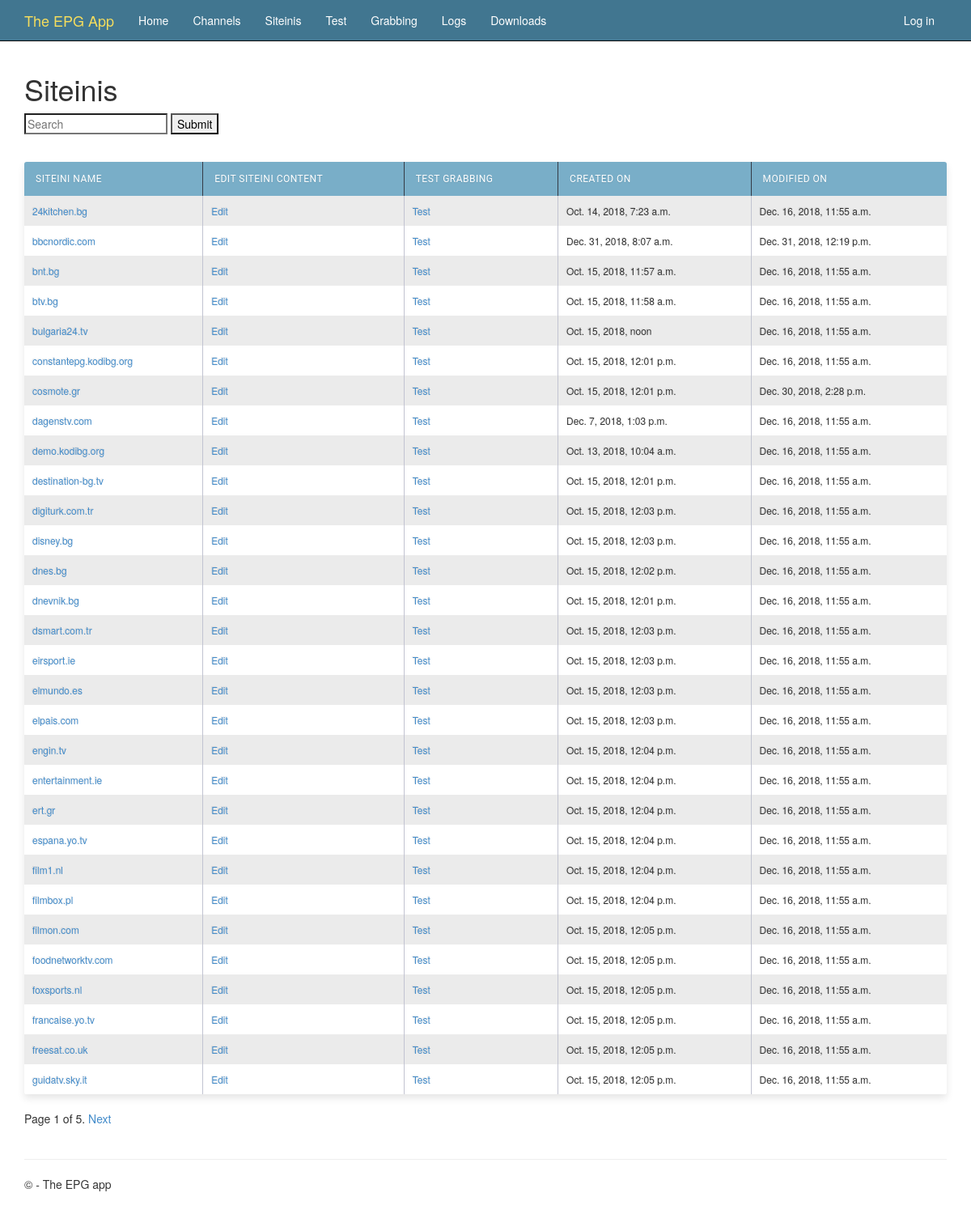
/siteinis/, run on an earlier commit of the app's database.
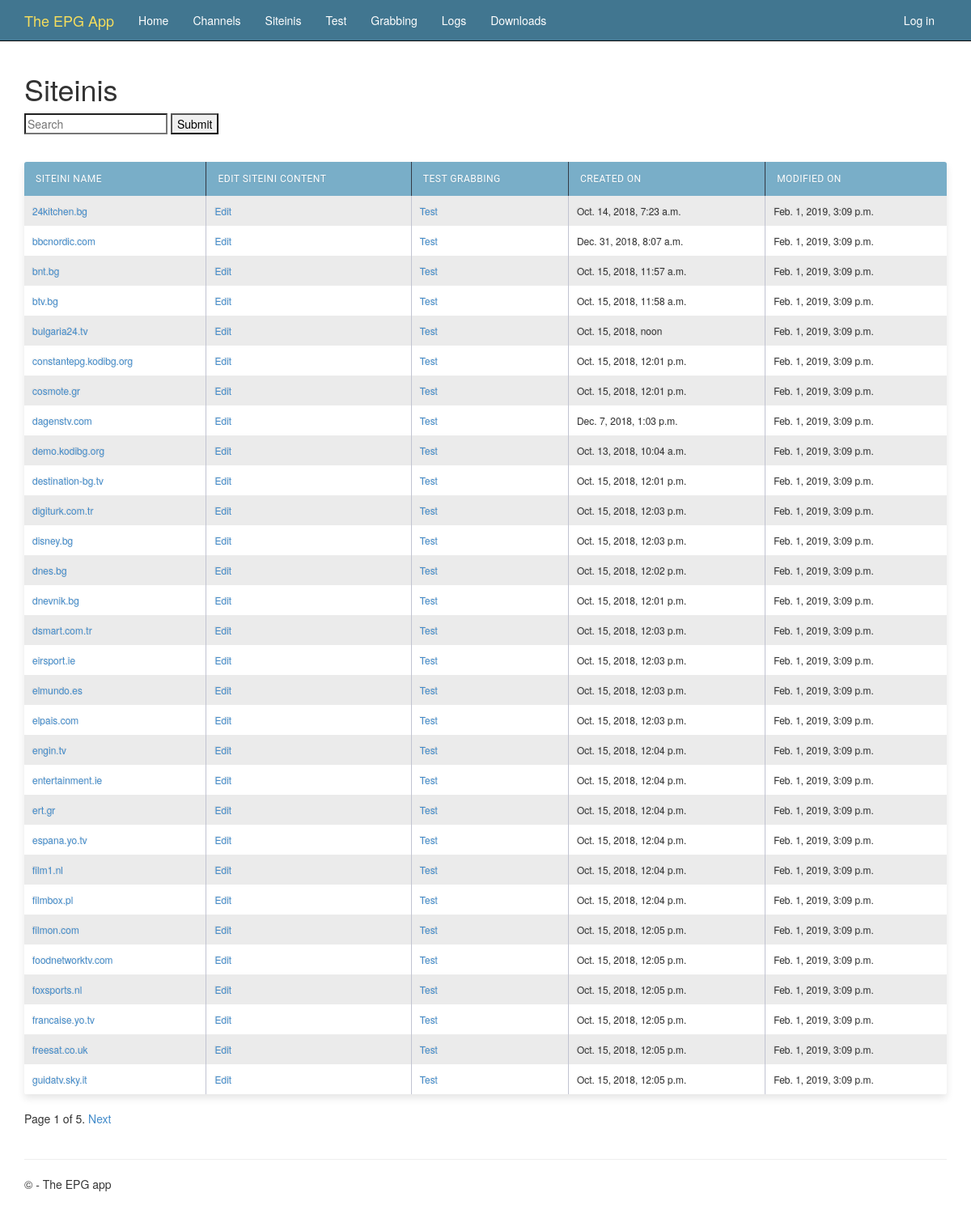
And on a later commit of the database.
### epgapp/models.py (models this page shows, shortened)
class Siteini(models.Model):
  import uuid
  name     = models.CharField('Name of siteini file', max_length=32)
  slug     = models.SlugField('Slug', unique=False, default="", help_text='How it appears in URL')
  enabled  = models.BooleanField(default=True)
  content  = models.TextField()
  created  = models.DateTimeField(auto_now_add=True)
  modified = models.DateTimeField(auto_now=True)
  def get_absolute_url(self):
    return reverse('siteini-detail', args=[str(self.slug)])
  class Meta:
    ordering = ['name']
    verbose_name_plural = '       Siteinis'

### epgapp/views.py (the view)
# urls.py: url(r'^siteinis/$', epgapp.views.SiteiniListView.as_view(), name='siteini-list'),
class SiteiniListView(ListView):
    model = Siteini
    paginate_by = 30
    def get_context_data(self, **kwargs):
        context = super().get_context_data(**kwargs)
        context['now'] = timezone.now()
        return context
    def get_queryset(self):
      result = super(SiteiniListView, self).get_queryset()
      q = self.request.GET.get('q')
      if q:
        result = result.filter(name__icontains=q)
      return result

### epgapp/templates/epgapp/siteini_list.html (shortened to what this page needs)
{% extends "layout.html" %}
{% block content %}
<h1>Siteinis</h1>
<form id="searchform" action="{% url 'siteini-list' %}" method="GET" accept-charset="utf-8">
    <input class="searchfield" id="searchbox" name="q" type="text" placeholder="Search">
    <input class="" type="submit" value="Submit"/>
</form>
<br />
<table class="maintable">
    <thead>
        <tr>
            <th>Siteini name</th>
            <th>Edit siteini content</th>
            <th>Test grabbing</th>
            <th>Created on</th>
            <th>Modified on</th>
        </tr>
    </thead>
    <tbody>
    {% for o in object_list %}
        {% if o.enabled %}
        <tr>
            <td><a href="{{ o.get_absolute_url }}">{{ o.name }}</a></td>
            <td><a href="{% url 'admin:epgapp_siteini_change' o.id %}">Edit</a></td>
            <td><a href="{% url 'siteini-test' %}#{{o.name}}">Test</a></td>
            <td>{{ o.created }}</td>
            <td>{{ o.modified }}</td>
        </tr>
        {% endif %}
    {% empty %}
        <tr><td colspan="3">No stats yet.</td></tr>
    {% endfor %}
    </tbody>
</table>
{% if is_paginated %}
    <div class="pagination">
        <span class="page-links">
            <span class="page-current">
                Page {{ page_obj.number }} of {{ page_obj.paginator.num_pages }}.
            </span>
            {% if page_obj.has_next %}
                <a href="{% url 'siteini-list' %}?page={{ page_obj.next_page_number }}">Next</a>
            {% endif %}
        </span>
    </div>
{% endif %}
{% endblock %}

### epgapp/templates/layout.html (shortened to what this page needs)
﻿<!DOCTYPE html>
<html>
<head>
    {% load staticfiles %}
    <link rel="stylesheet" type="text/css" href="{% static 'content/bootstrap.css' %}" />
    <link rel="stylesheet" type="text/css" href="{% static 'content/site.css' %}" />
</head>
<body>
    <div class="navbar navbar-inverse navbar-fixed-top">
        <div class="container">
            <div class="navbar-header">
                <a href="/" class="navbar-brand">The EPG App</a>
            </div>
            <div class="navbar-collapse collapse">
                <ul class="nav navbar-nav">
                    <li><a href="{% url 'channel-list' %}"><span>Home</span></a></li>
                    <li><a href="{% url 'channel-list' %}"><span>Channels</span></a></li>
                    <li><a href="{% url 'siteini-list' %}"><span>Siteinis</span></a>
                    <li><a href="{% url 'siteini-test' %}"><span>Test</span></a></li>
                    <li><a href="{% url 'grabbing' %}"><span>Grabbing</span></a></li>
                    <li><a href="/logs/"><span>Logs</span></a></li>
                    <li><a href="{% url 'downloads-url' %}"><span>Downloads</span></a>
                </ul>
                {% include 'registration/loginpartial.html' %}
            </div>
        </div>
    </div>
    <div class="container body-content">
    {% block content %}{% endblock %}
        <hr/>
        <footer>
            <p>&copy; {{ year }} - The EPG app</p>
        </footer>
    </div>
</body>
</html>

### epgapp/templates/registration/loginpartial.html
{% if user.is_authenticated %}
<form id="logoutForm" action="/logout" method="post" class="navbar-right">
    {% csrf_token %}
    <ul class="nav navbar-nav navbar-right">
        <li><span class="navbar-brand">Hello {{ user.username }}!</span></li>
        <li><a href="{% url 'admin:index' %}">Administration</a></li>
        <li><a href="javascript:document.getElementById('logoutForm').submit()">Log off</a></li>
    </ul>
</form>
{% else %}
<ul class="nav navbar-nav navbar-right">
    <li><a href="{% url 'login' %}">Log in</a></li>
</ul>
{% endif %}

### epgapp/static/content/site.css (style rules this page uses)
body { padding-top: 50px; padding-bottom: 20px; }
.body-content { padding-left: 15px; padding-right: 15px; }
input, select, textarea { max-width: 280px; }
table.maintable { width: 100%; background: white; border-radius: 3px; border-collapse: collapse; height: 320px; margin: auto; padding: 5px; box-shadow: 0 5px 10px rgba(0, 0, 0, 0.1); animation: float 5s infinite; }
table.maintable th { font-family: "Roboto","Lucida Grande","DejaVu Sans","Bitstream Vera Sans",Verdana,Arial,sans-serif; color: #fff; background: #79aec8; letter-spacing: 0.5px; border-right: 1px solid #343a45; font-size: 12px; font-weight: 400; padding: 14px; text-transform: uppercase; text-align: left; text-shadow: 0 1px 1px rgba(0, 0, 0, 0.1); vertical-align: middle; }
table.maintable th:first-child { border-top-left-radius: 3px; }
table.maintable th:last-child { border-top-right-radius: 3px; border-right: none; }
tr:first-child { border-top: none; }
tr:last-child { border-bottom: none; }
table.maintable tr:nth-child(odd) td { background: #EBEBEB; }
tr:last-child td:first-child { border-bottom-left-radius: 3px; }
tr:last-child td:last-child { border-bottom-right-radius: 3px; }
td { background: #FFFFFF; padding: 10px; text-align: left; vertical-align: middle; font-weight: 300; font-size: 12px; text-shadow: -1px -1px 1px rgba(0, 0, 0, 0.1); border-right: 1px solid #C1C3D1; }
td:last-child { border-right: 0px; }

What changed in the data, as far as the page shows it:
changed Siteini "24kitchen.bg": modified "Dec. 16, 2018, 11:55 a.m." → "Feb. 1, 2019, 3:09 p.m."
changed Siteini "bbcnordic.com": modified "Dec. 31, 2018, 12:19 p.m." → "Feb. 1, 2019, 3:09 p.m."
changed Siteini "bnt.bg": modified "Dec. 16, 2018, 11:55 a.m." → "Feb. 1, 2019, 3:09 p.m."
changed Siteini "btv.bg": modified "Dec. 16, 2018, 11:55 a.m." → "Feb. 1, 2019, 3:09 p.m."
changed Siteini "bulgaria24.tv": modified "Dec. 16, 2018, 11:55 a.m." → "Feb. 1, 2019, 3:09 p.m."
changed Siteini "constantepg.kodibg.org": modified "Dec. 16, 2018, 11:55 a.m." → "Feb. 1, 2019, 3:09 p.m."
changed Siteini "cosmote.gr": modified "Dec. 30, 2018, 2:28 p.m." → "Feb. 1, 2019, 3:09 p.m."
changed Siteini "dagenstv.com": modified "Dec. 16, 2018, 11:55 a.m." → "Feb. 1, 2019, 3:09 p.m."
changed Siteini "demo.kodibg.org": modified "Dec. 16, 2018, 11:55 a.m." → "Feb. 1, 2019, 3:09 p.m."
changed Siteini "destination-bg.tv": modified "Dec. 16, 2018, 11:55 a.m." → "Feb. 1, 2019, 3:09 p.m."
changed Siteini "digiturk.com.tr": modified "Dec. 16, 2018, 11:55 a.m." → "Feb. 1, 2019, 3:09 p.m."
changed Siteini "disney.bg": modified "Dec. 16, 2018, 11:55 a.m." → "Feb. 1, 2019, 3:09 p.m."
changed Siteini "dnes.bg": modified "Dec. 16, 2018, 11:55 a.m." → "Feb. 1, 2019, 3:09 p.m."
changed Siteini "dnevnik.bg": modified "Dec. 16, 2018, 11:55 a.m." → "Feb. 1, 2019, 3:09 p.m."
changed Siteini "dsmart.com.tr": modified "Dec. 16, 2018, 11:55 a.m." → "Feb. 1, 2019, 3:09 p.m."
changed Siteini "eirsport.ie": modified "Dec. 16, 2018, 11:55 a.m." → "Feb. 1, 2019, 3:09 p.m."
changed Siteini "elmundo.es": modified "Dec. 16, 2018, 11:55 a.m." → "Feb. 1, 2019, 3:09 p.m."
changed Siteini "elpais.com": modified "Dec. 16, 2018, 11:55 a.m." → "Feb. 1, 2019, 3:09 p.m."
changed Siteini "engin.tv": modified "Dec. 16, 2018, 11:55 a.m." → "Feb. 1, 2019, 3:09 p.m."
changed Siteini "entertainment.ie": modified "Dec. 16, 2018, 11:55 a.m." → "Feb. 1, 2019, 3:09 p.m."
changed Siteini "ert.gr": modified "Dec. 16, 2018, 11:55 a.m." → "Feb. 1, 2019, 3:09 p.m."
changed Siteini "espana.yo.tv": modified "Dec. 16, 2018, 11:55 a.m." → "Feb. 1, 2019, 3:09 p.m."
changed Siteini "film1.nl": modified "Dec. 16, 2018, 11:55 a.m." → "Feb. 1, 2019, 3:09 p.m."
changed Siteini "filmbox.pl": modified "Dec. 16, 2018, 11:55 a.m." → "Feb. 1, 2019, 3:09 p.m."
changed Siteini "filmon.com": modified "Dec. 16, 2018, 11:55 a.m." → "Feb. 1, 2019, 3:09 p.m."
changed Siteini "foodnetworktv.com": modified "Dec. 16, 2018, 11:55 a.m." → "Feb. 1, 2019, 3:09 p.m."
changed Siteini "foxsports.nl": modified "Dec. 16, 2018, 11:55 a.m." → "Feb. 1, 2019, 3:09 p.m."
changed Siteini "francaise.yo.tv": modified "Dec. 16, 2018, 11:55 a.m." → "Feb. 1, 2019, 3:09 p.m."
changed Siteini "freesat.co.uk": modified "Dec. 16, 2018, 11:55 a.m." → "Feb. 1, 2019, 3:09 p.m."
changed Siteini "guidatv.sky.it": modified "Dec. 16, 2018, 11:55 a.m." → "Feb. 1, 2019, 3:09 p.m."
